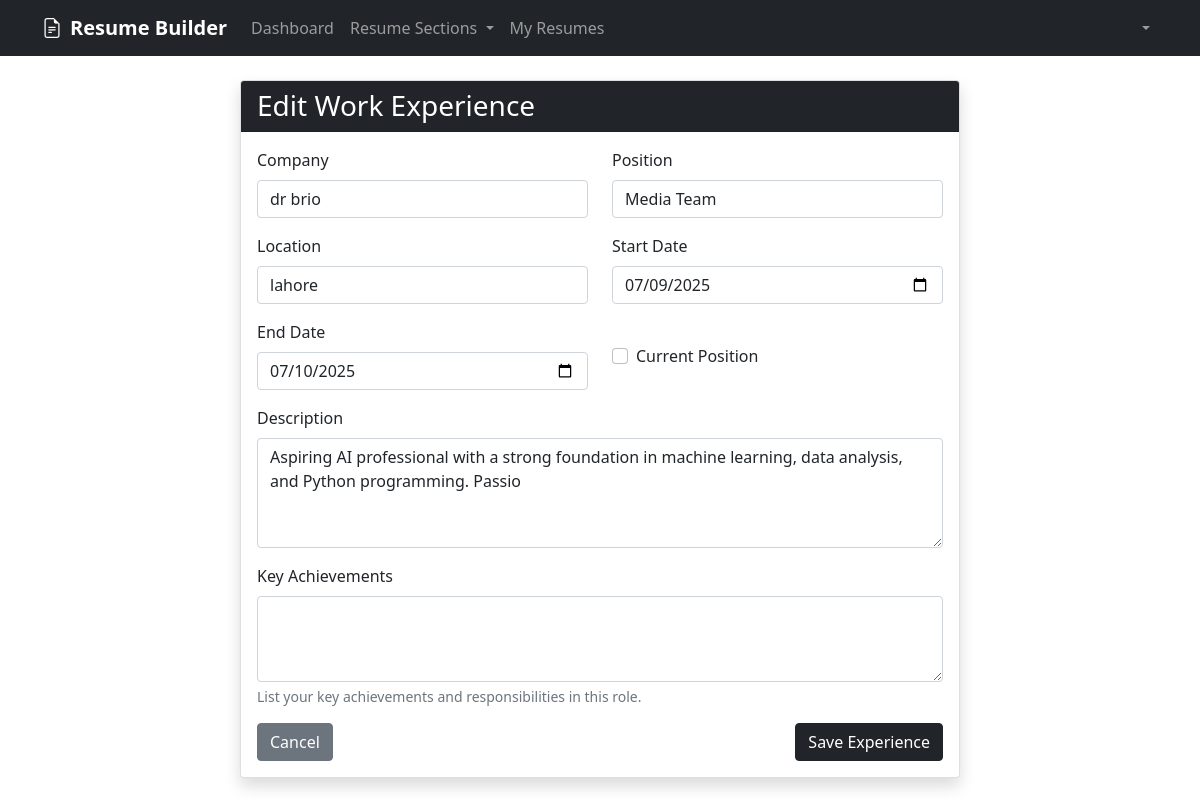
Page /dashboard/work-experience/2/edit/ (signed in) on the committed database.
### resume_builder/models.py (models this page shows, shortened)
class WorkExperience(models.Model):
    user = models.ForeignKey(User, on_delete=models.CASCADE)
    company = models.CharField(max_length=200)
    position = models.CharField(max_length=200)
    location = models.CharField(max_length=200)
    start_date = models.DateField()
    end_date = models.DateField(null=True, blank=True)
    current = models.BooleanField(default=False)
    description = models.TextField()
    achievements = models.TextField(blank=True)
    created_at = models.DateTimeField(auto_now_add=True)
    updated_at = models.DateTimeField(auto_now=True)

### resume_builder/views.py (the view)
# urls.py: path('work-experience/<int:pk>/edit/', views.work_experience_update, name='work_experience_update'),
@login_required
def work_experience_update(request, pk):
    experience = get_object_or_404(WorkExperience, pk=pk, user=request.user)
    if request.method == 'POST':
        form = WorkExperienceForm(request.POST, instance=experience)
        if form.is_valid():
            form.save()
            messages.success(request, 'Work experience updated successfully!')
            return redirect('work_experience_list')
    else:
        form = WorkExperienceForm(instance=experience)
    return render(request, 'resume_builder/work_experience_form.html', {'form': form, 'title': 'Edit Work Experience'})

### resume_builder/forms.py
class WorkExperienceForm(forms.ModelForm):
    class Meta:
        model = WorkExperience
        fields = ['company', 'position', 'location', 'start_date', 'end_date', 'current', 'description', 'achievements']
        widgets = {
            'company': forms.TextInput(attrs={'class': 'form-control'}),
            'position': forms.TextInput(attrs={'class': 'form-control'}),
            'location': forms.TextInput(attrs={'class': 'form-control'}),
            'start_date': forms.DateInput(attrs={'class': 'form-control', 'type': 'date'}),
            'end_date': forms.DateInput(attrs={'class': 'form-control', 'type': 'date'}),
            'current': forms.CheckboxInput(attrs={'class': 'form-check-input'}),
            'description': forms.Textarea(attrs={'class': 'form-control', 'rows': 4}),
            'achievements': forms.Textarea(attrs={'class': 'form-control', 'rows': 3}),
        }

### templates/resume_builder/work_experience_form.html (shortened to what this page needs)
{% extends 'base.html' %}
{% block content %}
<div class="container mt-4">
    <div class="row">
        <div class="col-md-8 mx-auto">
            <div class="card shadow">
                <div class="card-header bg-dark text-white">
                    <h3 class="mb-0">{{ title }}</h3>
                </div>
                <div class="card-body">
                    <form method="post">
                        <div class="row">
                            <div class="col-md-6 mb-3">
                                <label for="{{ form.company.id_for_label }}" class="form-label">Company</label>
                                {{ form.company }}
                            </div>
                            <div class="col-md-6 mb-3">
                                <label for="{{ form.position.id_for_label }}" class="form-label">Position</label>
                                {{ form.position }}
                            </div>
                            <div class="col-md-6 mb-3">
                                <label for="{{ form.location.id_for_label }}" class="form-label">Location</label>
                                {{ form.location }}
                            </div>
                            <div class="col-md-6 mb-3">
                                <label for="{{ form.start_date.id_for_label }}" class="form-label">Start Date</label>
                                {{ form.start_date }}
                            </div>
                            <div class="col-md-6 mb-3">
                                <label for="{{ form.end_date.id_for_label }}" class="form-label">End Date</label>
                                {{ form.end_date }}
                            </div>
                            <div class="col-md-6 mb-3">
                                <div class="form-check mt-4">
                                    {{ form.current }}
                                    <label class="form-check-label" for="{{ form.current.id_for_label }}">
                                        Current Position
                                    </label>
                                </div>
                            </div>
                            <div class="col-12 mb-3">
                                <label for="{{ form.description.id_for_label }}" class="form-label">Description</label>
                                {{ form.description }}
                            </div>
                            <div class="col-12 mb-3">
                                <label for="{{ form.achievements.id_for_label }}" class="form-label">Key Achievements</label>
                                {{ form.achievements }}
                                <div class="form-text">List your key achievements and responsibilities in this role.</div>
                            </div>
                        </div>
                        <div class="d-flex justify-content-between">
                            <a href="{% url 'work_experience_list' %}" class="btn btn-secondary">Cancel</a>
                            <button type="submit" class="btn btn-dark">Save Experience</button>
                        </div>
                    </form>
                </div>
            </div>
        </div>
    </div>
</div>
{% endblock %}

### rows in the picture
WorkExperience: company "dr brio", position "Media Team", location "lahore", start_date "07/09/2025", end_date "07/10/2025", description "Aspiring AI professional with a strong foundation in machine learning, data analysis, and Python programming. Passio"

### other values in the picture
{{ title }} "Edit Work Experience"
